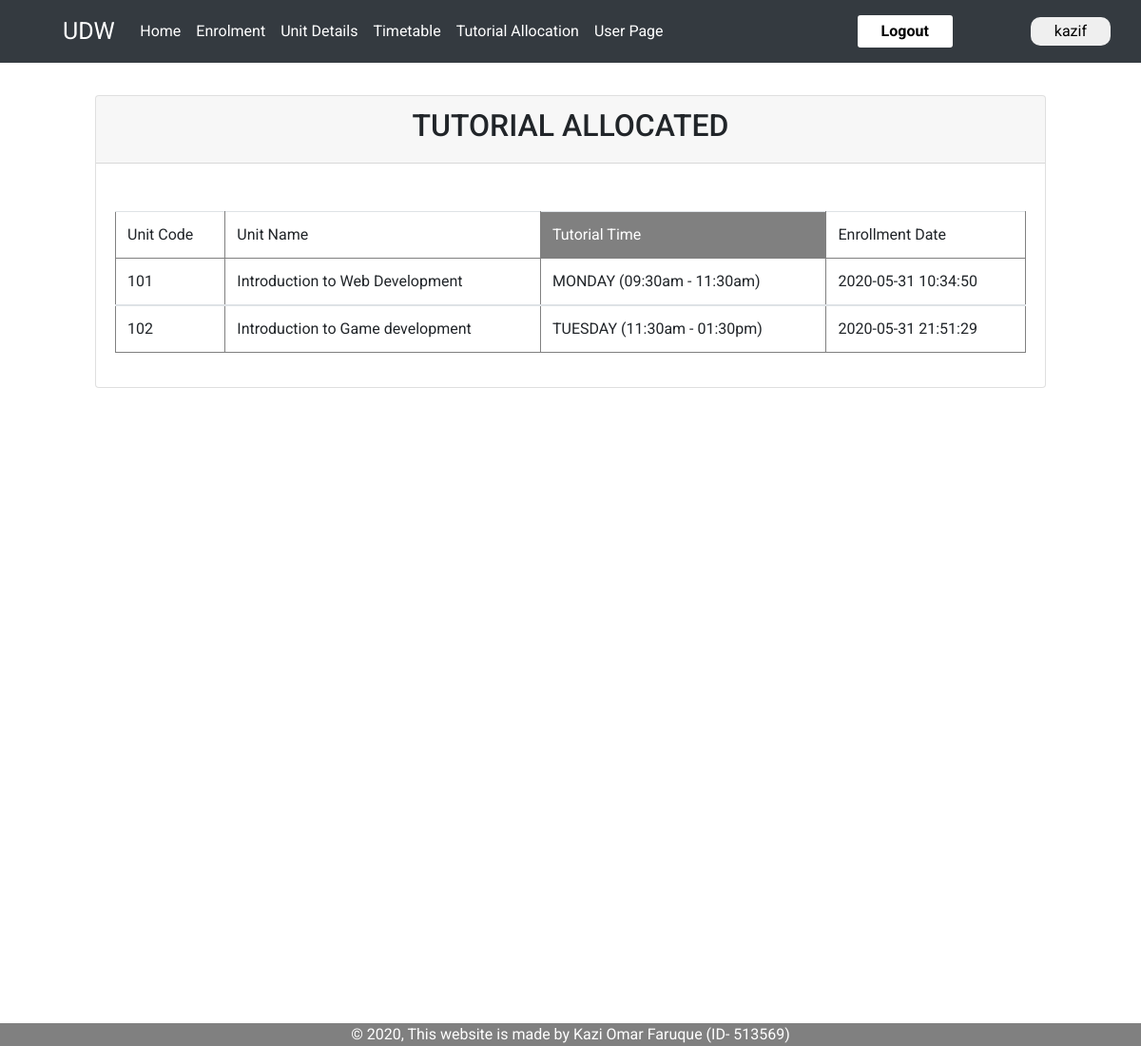
/Tutorial_allocation.php (signed in), run on the app's committed database.
### tables this page shows
CREATE TABLE IF NOT EXISTS `Enrollment` (
  `enroll_id` int(11) NOT NULL,
  `student_id` int(11) NOT NULL,
  `unit_code` int(11) NOT NULL,
  `semester_id` int(11) NOT NULL,
  `campus_id` int(11) NOT NULL,
  `tutorial_id` int(11) NOT NULL,
  `enroll_date` timestamp NOT NULL DEFAULT CURRENT_TIMESTAMP
);

CREATE TABLE IF NOT EXISTS `Unit_list` (
  `unit_code` int(11) NOT NULL,
  `unit_name` varchar(128) NOT NULL,
  `availability` varchar(32) NOT NULL,
  `Campus` varchar(32) NOT NULL,
  `unit_coordinator` varchar(32) NOT NULL
);

CREATE TABLE IF NOT EXISTS `Tutorial` (
  `tutorial_id` int(11) NOT NULL,
  `tutorial_days` varchar(32) NOT NULL
);

### Tutorial_allocation.php (the view, shortened to what this page needs)
<!DOCTYPE html>
<html lang="en">
<head>
    <link rel="stylesheet" href="https://stackpath.bootstrapcdn.com/bootstrap/4.4.1/css/bootstrap.min.css">
    <link rel="stylesheet" href="pages.css?v=<?php echo time(); ?>">
</head>
<body>
<?php
    include 'header_student.php';
  ?>
    <section class="tutorial-allocation">
      <div class="card" style="width: 1000px;">
              <div class="card-header">
                <h2>Tutorial Allocated</h2>
              </div>
              <div class="card-body">
              <table class="table ">
              <?php
                  include('db_conn.php');
                  $result = $mysqli->query("SELECT Unit_list.unit_code, Unit_list.unit_name, semester.semester_name, campus.campus_name, Enrollment.enroll_date,
                  Tutorial.tutorial_days
                  FROM Students
                  JOIN Enrollment ON (Enrollment.student_id = Students.student_id)
                  JOIN Unit_list ON (Unit_list.unit_code = Enrollment.unit_code)
                  JOIN semester ON (semester.semester_id = Enrollment.semester_id)
                  JOIN campus ON (campus.campus_id = Enrollment.campus_id)
                  JOIN Tutorial ON (Tutorial.tutorial_id = Enrollment.tutorial_id) WHERE username='".$_SESSION['username1']."' ") or die($mysqli->query);
              ?>
                <thead class="thead-dark">
                <tr>
                <td>Unit Code</td>
                <td>Unit Name</td>
                <td id="tuttime">Tutorial Time</td>
                <td>Enrollment Date</td>
                </tr>
                </thead>
                <?php
                while ($row =$result->fetch_assoc()):?>
                <tbody>
                  <tr>
                  <td><?php echo $row['unit_code'];?></td>
                  <td><?php echo $row['unit_name'];?></td>
                  <td><?php echo $row['tutorial_days'];?></td>
                  <td><?php echo $row['enroll_date'];?></td>
                  </tr>
                </tbody>
                <?php endwhile; ?>
              </table>
              </div>
            </div>
  </section>
    <?php
    include 'footer.php';
  ?>
</body>
</html>

### pages.css (style rules this page uses)
* { margin: 0; padding: 0; box-sizing: border-box; }
body { font-family: 'Roboto', sans-serif; }
table, th, td { border: 1px solid grey; padding-left: 10px; }
.tutorial-allocation { height: 200vh; }

### Tutorial_allocation.php (style rules this page uses)
.tutorial-allocation { height: 1000px; }
.card { width: 900px; margin: 100px auto; }
.card-header { text-align: center; text-transform: uppercase; margin-bottom:30px; }
#tuttime { background-color: grey; color: white; }

### data on the page
enrollment: unit_code.unit_code "101", unit_code.unit_name "Introduction to Web Development", tutorial.tutorial_days "MONDAY (09:30am - 11:30am)", enroll_date "2020-05-31 10:34:50"
enrollment: unit_code.unit_code "102", unit_code.unit_name "Introduction to Game development", tutorial.tutorial_days "TUESDAY (11:30am - 01:30pm)", enroll_date "2020-05-31 21:51:29"

### other printed values
$_SESSION['username1'] "kazif"
